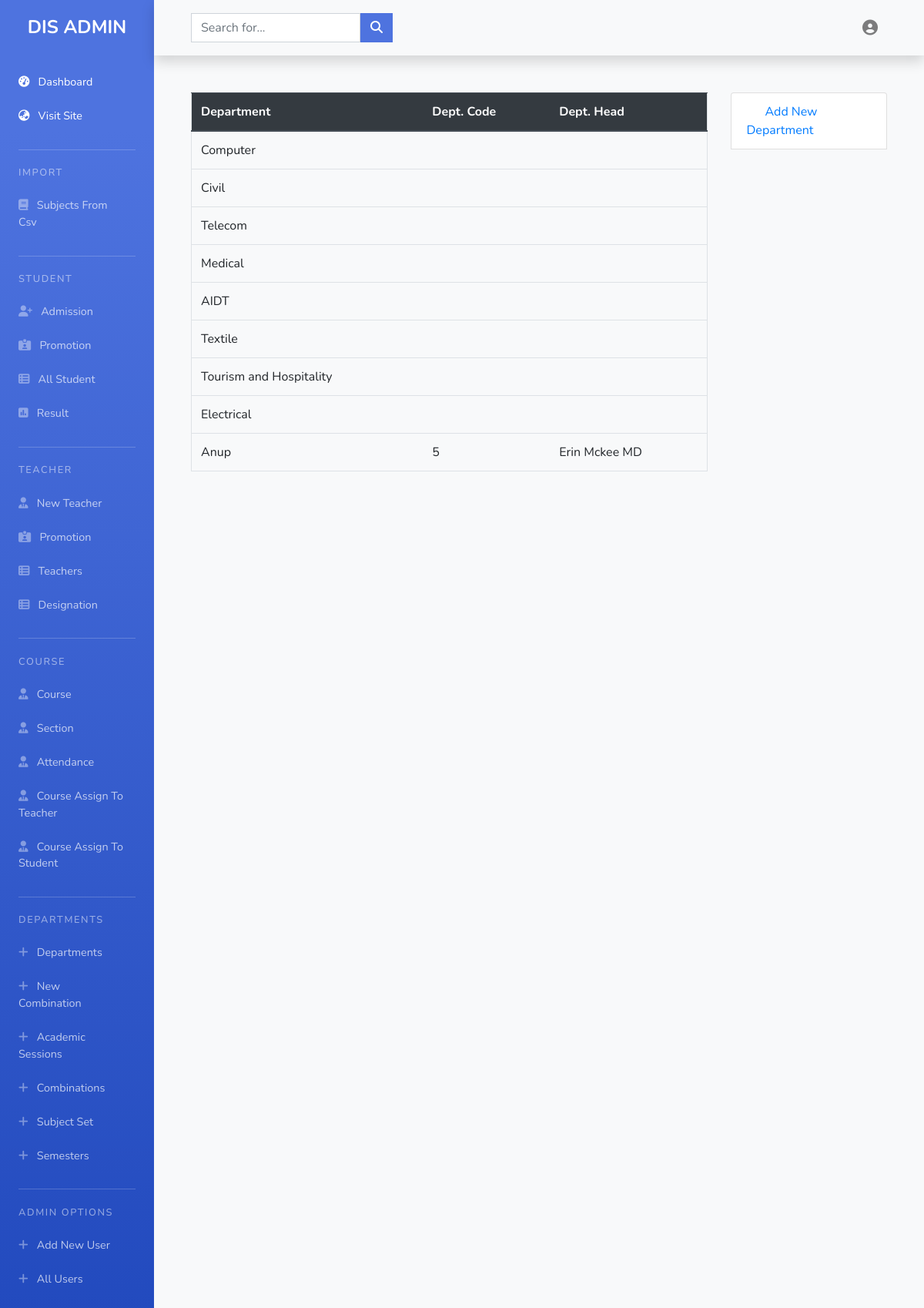
Page /misc/departments/ (signed in) on the committed database.
### admin_tools/models.py (models this page shows, shortened)
class Department(models.Model):
    name = models.CharField(max_length=255, unique=True)
    code = models.PositiveIntegerField(blank=True, null=True)
    head = models.ForeignKey(
        Teacher, on_delete=models.CASCADE, blank=True, null=True)
    establish_date = models.DateField(auto_now_add=True)
    def dept_code(self):
        if not self.code:
            return ""
        return self.code

### teachers/models.py (models this page shows)
class Teacher(models.Model):
    name = models.CharField(max_length=150)
    photo = models.ImageField(upload_to='teachers',
                              default='teacheravatar.jpg')
    date_of_birth = models.DateField(blank=True, null=True)
    designation = models.ForeignKey(Designation, on_delete=models.CASCADE)
    expertise = models.ManyToManyField(
        to=Topic, blank=True, related_name='expert_in')
    mobile = models.CharField(max_length=11, blank=True, null=True)
    email = models.CharField(max_length=255, blank=True, null=True)
    joining_date = models.DateField(auto_now=True)
    class Meta:
        ordering = ['joining_date', 'name']
    def __str__(self):
        return '{} ({})'.format(self.name, self.designation)

### admin_tools/views.py (the view)
# urls.py: path('departments/', views.departments, name='departments'),
@login_required
def departments(request):
    if request.method == 'POST':
        form = DepartmentForm(request.POST)
        if form.is_valid():
            form.save()
            return redirect('admin_tools:departments')
    else:
        form = DepartmentForm()
    all_department = Department.objects.all()
    ctx = {
        'form': form,
        'departments': all_department,
    }
    return render(request, 'admin_tools/departments.html', ctx)

### admin_tools/forms.py
class DepartmentForm(ModelForm):
    class Meta:
        model = Department
        fields = '__all__'

### teachers/models.py (called while the page is built)
    def __str__(self):
        return str(self.title)

### templates/admin_tools/departments.html (shortened to what this page needs)
{% extends 'dashboard.html' %}
{% load crispy_forms_tags %}
{% block dashboard-body %}
<div class="row">
    <div class="col-md-9">
        <table class="table border">
            <thead class="thead-dark">
                <tr>
                    <th scope="col">Department</th>
                    <th scope="col">Dept. Code</th>
                    <th scope="col">Dept. Head</th>
                </tr>
            </thead>
            <tbody>
                {% for department in departments %}
                <tr>
                    <td>{{ department.name }}</td>
                    <td>{{ department.dept_code }}</td>
                    <td>{{ department.head.name }}</td>
                </tr>
                {% endfor %}
            </tbody>
        </table>
    </div>
    <div class="col-md-3">
        <ul class="list-group">
            <li class="list-group-item">
                <a href="" data-toggle="modal" data-target="#exampleModal">add new department</a>
            </li>
        </ul>
    </div>
</div>
{% endblock %}

### static/css/dashboard.css (style rules this page uses)
:root { --primary-color: rgb(78, 115, 223); --green-color: #17A673; --cyan-color: #36B9CC; --yellow-color: #F6C23E; }
.list-group-item a { padding-left: 1.5rem; }
body { font-size: 16px; font-family: 'Nunito', sans-serif; }
.list-group-item { text-transform: capitalize; }

### rows in the picture
Department: name "Computer"
Department: name "Civil"
Department: name "Telecom"
Department: name "Medical"
Department: name "AIDT"
Department: name "Textile"
Department: name "Tourism and Hospitality"
Department: name "Electrical"
Department: name "Anup", dept_code "5", head.name "Erin Mckee MD"
